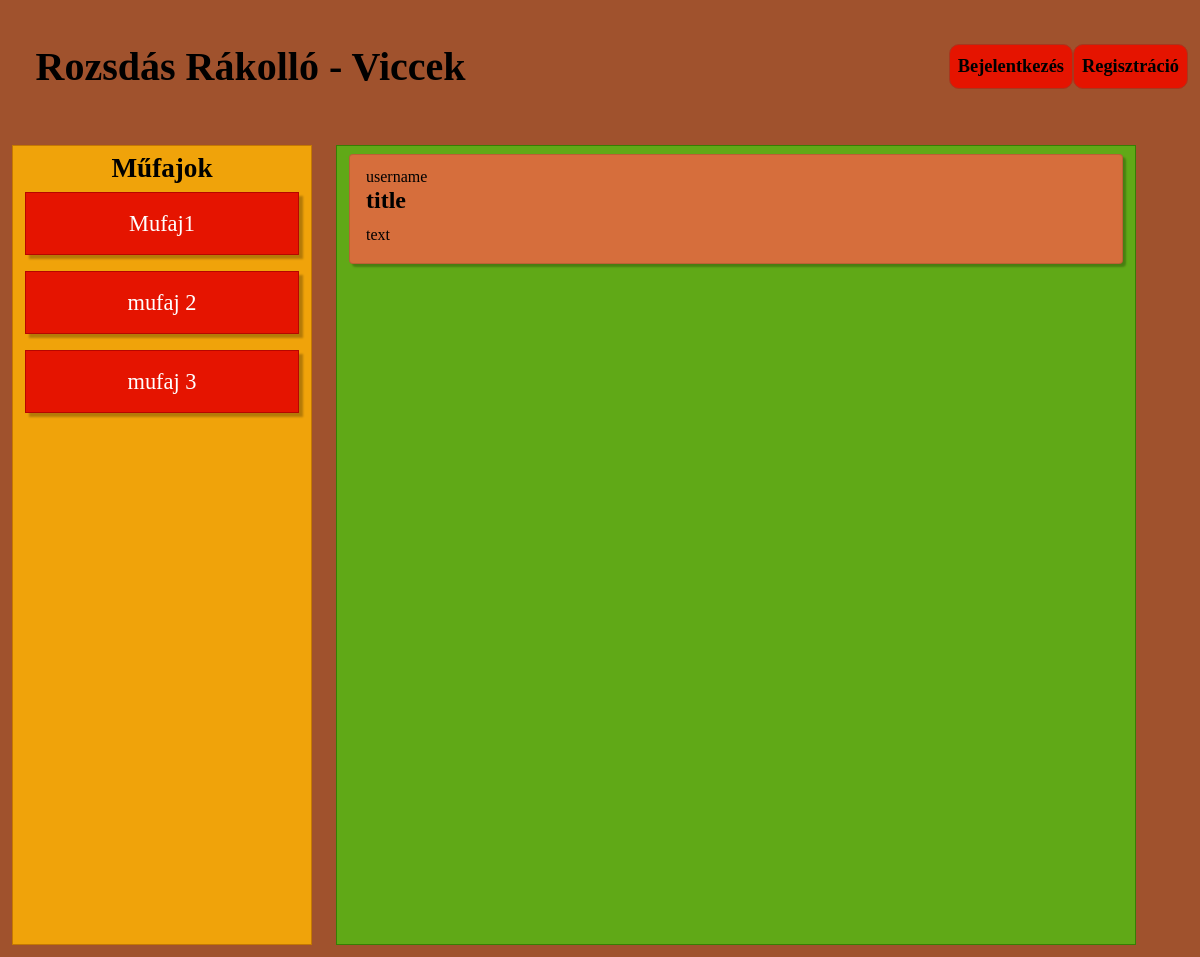
Before: /Oldal/index.php with the older database file.
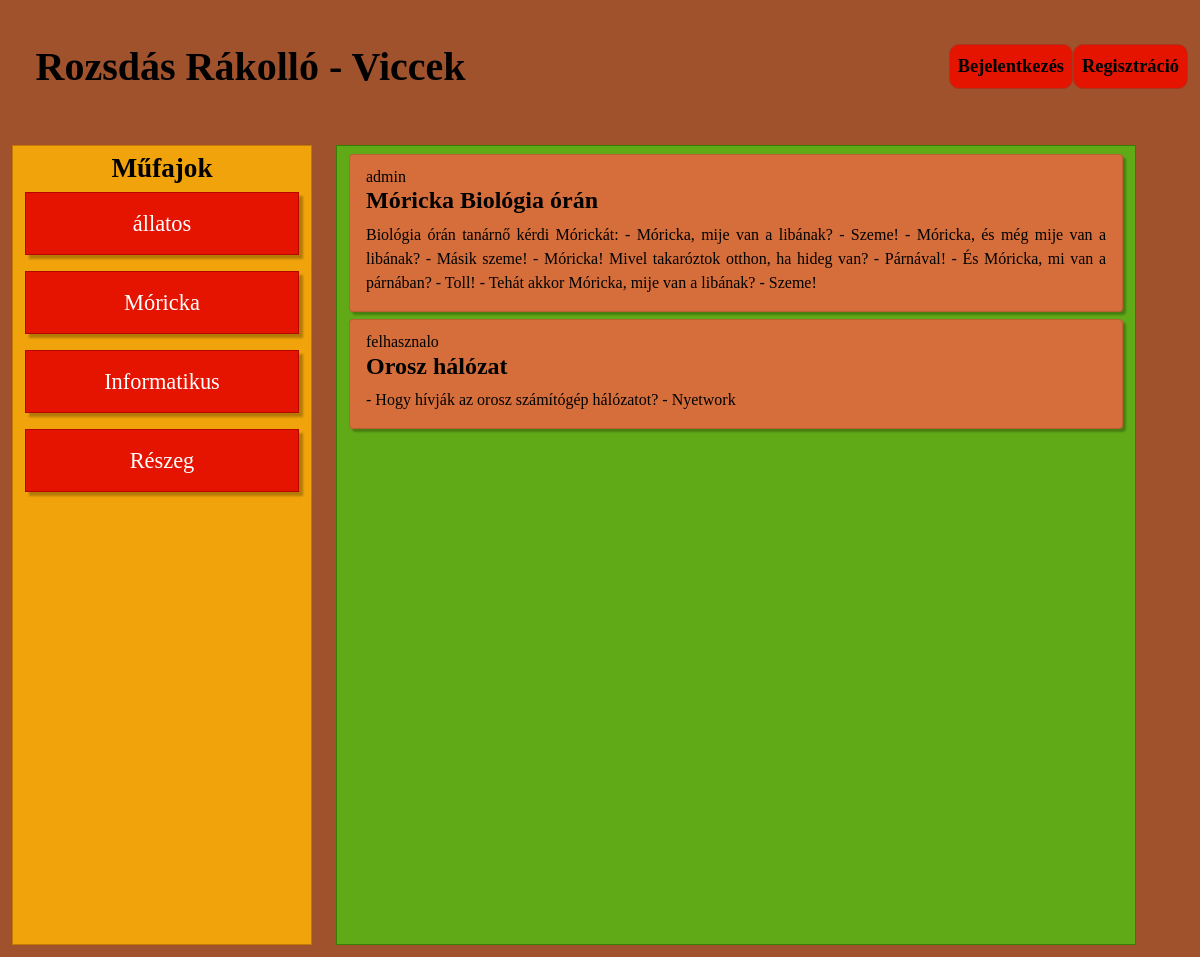
After: the same page with the newer database file.
### tables this page shows
CREATE TABLE `mufajok` (
  `mufajok_id` int(11) NOT NULL,
  `mufaj_neve` varchar(45) NOT NULL
);

CREATE TABLE `posztok` (
  `posztok_id` int(11) NOT NULL,
  `cim` varchar(45) NOT NULL,
  `bejegyzes` varchar(300) NOT NULL,
  `mufaj` varchar(45) NOT NULL,
  `engedelyezve` varchar(4) NOT NULL DEFAULT 'Nem',
  `felhasznalok_felhasznalok_id` int(11) NOT NULL
);

CREATE TABLE `felhasznalok` (
  `felhasznalok_id` int(11) NOT NULL,
  `username` varchar(45) NOT NULL,
  `password` varchar(45) NOT NULL,
  `szuletesi_datum` date NOT NULL,
  `jogosultsag` char(1) NOT NULL
);

### Oldal/classes/db.class.php (called while the page is built)
<?php
    class Db{
        private $host= 'localhost';
        private $user= 'root';
        private $pwd= '';
        private $database= 'rozsdas_rakollo';
        protected function connect(){
            try{
                $dsn='mysql:host='.$this->host.';dbname='.$this->database;
                $pdo=new PDO($dsn, $this->user, $this->pwd);
                $pdo->setAttribute(PDO::ATTR_DEFAULT_FETCH_MODE, PDO::FETCH_ASSOC);
                return $pdo;
            }
            catch(PDOException $error)
            {
                echo "Kapcsolodási hiba:". $error->getMessage();
            }
        }
    }
?>

### Oldal/classes/model.class.php (called while the page is built, shortened)
<?php
    class Model extends Db{
        protected function MufajokM(){
            $sql="SELECT * FROM mufajok";
            $stmt=$this->connect()->prepare($sql);
            $stmt->execute();
            return $stmt;
        }
        protected function PosztokM(){
            $sql="SELECT * FROM posztok INNER JOIN felhasznalok ON posztok.felhasznalok_felhasznalok_id=felhasznalok.felhasznalok_id where engedelyezve = 'Igen'";
            $stmt=$this->connect()->prepare($sql);
            $stmt->execute();
            return $stmt;
        }
    }
?>

### Oldal/classes/view.class.php (the view, shortened to what this page needs)
<?php
    class View extends Model{
        public function Mufajok(){
            $stmt=$this->MufajokM();
            echo '<h4>Műfajok</h4>';
            while($row=$stmt->fetch())
            {
                echo'
                <p>'.$row["mufaj_neve"].'</p>
                ';
            }
        }
        public function Posztok(){
            $stmt=$this->PosztokM();
            while($row=$stmt->fetch())
            {
                echo'
                <div class="card">
                    <div class="card-body">
                        <h6 class="card-subtitle">'.$row["username"].'</h6>
                        <h5 class="card-title">'.$row["cim"].'</h5>
                        <p class="card-text">'.$row["bejegyzes"].'</p>
                    </div>
                </div>
                ';
            }
        }
    }
?>

### Oldal/index.php (shortened to what this page needs)
<!DOCTYPE html>
<html lang="hu">
  <head>
    <link href="assets/bootstrap/bootstrap.min.css" rel="stylesheet" type="text/css">
    <link href="styles/styles.css" rel="stylesheet" type="text/css">
  </head>
  <body>
    <?php
      include("includes/menu.inc.php");
    ?>
    <div class="container-fluid">
      <div class="row content">
        <div class="col-3 sidenav">
          <?php
            $mufajok = new View;
            $mufajok->Mufajok();
          ?>
        </div>
        <div class="col-8 main">
          <?php
            $posztok = new View;
            $posztok->Posztok();
          ?>
        </div>
      </div>
    </div>
  </body>
</html>

### Oldal/includes/menu.inc.php
<?php
echo'
    <nav class="navbar navbar-expand-md">
        <div class="container-fluid">
            <a class="navbar-brand" href="index.php">Rozsdás Rákolló - Viccek</a>
            <button class="navbar-toggler" type="button" data-bs-toggle="collapse" data-bs-target="#navbarSupportedContent" aria-controls="navbarSupportedContent" aria-expanded="false" aria-label="Toggle navigation">
                <span class="navbar-toggler-icon"></span>
            </button>
            <div class="collapse navbar-collapse justify-content-end" id="navbarSupportedContent">
                <ul class="navbar-nav">
                    <li class="nav-item">
                        <a class="nav-link" href="bejelentkezes.php">Bejelentkezés</a>
                    </li>
                    <li class="nav-item">
                        <a class="nav-link" href="regisztracio.php">Regisztráció</a>
                    </li>
                </ul>
            </div>
        </div>
    </nav>
';
?>

### Oldal/styles/styles.css (style rules this page uses)
html, body { font-family: 'Times New Roman', Times, serif; color: #000 !important; background-color: #A0522D !important; }
.row.content { height: 70%; width: auto; }
.navbar { background-color: #A0522D; }
.navbar a, .navbar a:active, .navbar a:visited { color: #000; font-weight: bold; }
.navbar .navbar-brand { font-size: 250%; margin: 2%; }
.navbar li { background-color: #E51400; border: 1px solid #A6381F; border-radius: 10px; font-size: 115%; }
.sidenav { height: 100vh; background-color: #F0A30A; margin: 1%; border: 1px solid #C57802; }
.sidenav h4 { font-size: 170%; font-weight: bold; text-align: center; margin-top: 2%; }
.sidenav p { list-style-type: none; background-color: #E51400; color: #fff; text-align: center; width: 100%; height: auto; padding: 5%; border: 1px solid #B60600; box-shadow: 4px 4px 2px rgba(0, 0, 0, 0.25); font-size: 140%; }
.main { background-color: #60A917; height: 100vh; margin: 1%; border: 1px solid #357F04; }
.card { background-color: #D66E3C; width: 100%; margin: 1%; margin-left: 0px; box-shadow: 3px 3px 2px rgba(0, 0, 0, 0.25); }
.card .card-body .card-subtitle { color: #000; }
.card .card-body .card-title { font-weight: bold; font-size: 150%; }
.card .card-body .card-text { text-align: justify; }

Changed rows visible on the page:
changed mufajok: mufaj_neve "Mufaj1" → "állatos"
changed mufajok: mufaj_neve "mufaj 2" → "Móricka"
changed mufajok: mufaj_neve "mufaj 3" → "Informatikus"
added mufajok: mufaj_neve "Részeg"
changed posztok: felhasznalok.username "username" → "admin"; cim "title" → "Móricka Biológia órán"; bejegyzes "text" → "Biológia órán tanárnő kérdi Mórickát: - Móricka, mije van a libának? - Szeme! - Móricka, és még mije van a libának? - Másik szeme! - Móricka! Mivel takaróztok otthon, ha hideg van? - Párnával! - És Móricka, mi van a párnában? - Toll! - Tehát akkor Móricka, mije van a libának? - Szeme!"
now on this page (row edited): posztok: felhasznalok.username "felhasznalo", cim "Orosz hálózat", bejegyzes "- Hogy hívják az orosz számítógép hálózatot? - Nyetwork"
